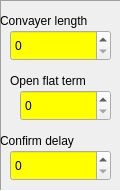
   <widget class="QFrame" name="frame_5">
    <property name="geometry">
     <rect>
      <x>340</x>
      <y>30</y>
      <width>121</width>
      <height>191</height>
     </rect>
    </property>
    <property name="frameShape">
     <enum>QFrame::Panel</enum>
    </property>
    <property name="frameShadow">
     <enum>QFrame::Sunken</enum>
    </property>
    <widget class="QLabel" name="label_21">
     <property name="geometry">
      <rect>
       <x>0</x>
       <y>10</y>
       <width>131</width>
       <height>21</height>
      </rect>
     </property>
     <property name="text">
      <string>Convayer length</string>
     </property>
    </widget>
    <widget class="QSpinBox" name="spinBoxConveyerLength">
     <property name="geometry">
      <rect>
       <x>10</x>
       <y>30</y>
       <width>101</width>
       <height>31</height>
      </rect>
     </property>
     <property name="palette">
      <palette>
       <active>
        <colorrole role="Base">
         <brush brushstyle="SolidPattern">
          <color alpha="255">
           <red>255</red>
           <green>255</green>
           <blue>0</blue>
          </color>
         </brush>
        </colorrole>
       </active>
       <inactive>
        <colorrole role="Base">
         <brush brushstyle="SolidPattern">
          <color alpha="255">
           <red>255</red>
           <green>255</green>
           <blue>0</blue>
          </color>
         </brush>
        </colorrole>
       </inactive>
       <disabled>
        <colorrole role="Base">
         <brush brushstyle="SolidPattern">
          <color alpha="255">
           <red>240</red>
           <green>240</green>
           <blue>240</blue>
          </color>
         </brush>
        </colorrole>
       </disabled>
      </palette>
     </property>
     <property name="autoFillBackground">
      <bool>true</bool>
     </property>
     <property name="maximum">
      <number>65535</number>
     </property>
    </widget>
    <widget class="QLabel" name="label_22">
     <property name="geometry">
      <rect>
       <x>10</x>
       <y>70</y>
       <width>121</width>
       <height>21</height>
      </rect>
     </property>
     <property name="text">
      <string>Open flat term</string>
     </property>
    </widget>
    <widget class="QSpinBox" name="spinBoxGateOpenTerm">
     <property name="geometry">
      <rect>
       <x>20</x>
       <y>90</y>
       <width>91</width>
       <height>31</height>
      </rect>
     </property>
     <property name="palette">
      <palette>
       <active>
        <colorrole role="Base">
         <brush brushstyle="SolidPattern">
          <color alpha="255">
           <red>255</red>
           <green>255</green>
           <blue>0</blue>
          </color>
         </brush>
        </colorrole>
       </active>
       <inactive>
        <colorrole role="Base">
         <brush brushstyle="SolidPattern">
          <color alpha="255">
           <red>255</red>
           <green>255</green>
           <blue>0</blue>
          </color>
         </brush>
        </colorrole>
       </inactive>
       <disabled>
        <colorrole role="Base">
         <brush brushstyle="SolidPattern">
          <color alpha="255">
           <red>240</red>
           <green>240</green>
           <blue>240</blue>
          </color>
         </brush>
        </colorrole>
       </disabled>
      </palette>
     </property>
     <property name="autoFillBackground">
      <bool>true</bool>
     </property>
     <property name="maximum">
      <number>1023</number>
     </property>
    </widget>
    <widget class="QSpinBox" name="spinBoxDelayedCountForStack">
     <property name="geometry">
      <rect>
       <x>10</x>
       <y>150</y>
       <width>101</width>
       <height>31</height>
      </rect>
     </property>
     <property name="palette">
      <palette>
       <active>
        <colorrole role="Base">
         <brush brushstyle="SolidPattern">
          <color alpha="255">
           <red>255</red>
           <green>255</green>
           <blue>0</blue>
          </color>
         </brush>
        </colorrole>
       </active>
       <inactive>
        <colorrole role="Base">
         <brush brushstyle="SolidPattern">
          <color alpha="255">
           <red>255</red>
           <green>255</green>
           <blue>0</blue>
          </color>
         </brush>
        </colorrole>
       </inactive>
       <disabled>
        <colorrole role="Base">
         <brush brushstyle="SolidPattern">
          <color alpha="255">
           <red>240</red>
           <green>240</green>
           <blue>240</blue>
          </color>
         </brush>
        </colorrole>
       </disabled>
      </palette>
     </property>
     <property name="autoFillBackground">
      <bool>true</bool>
     </property>
     <property name="maximum">
      <number>65535</number>
     </property>
    </widget>
    <widget class="QLabel" name="label_31">
     <property name="geometry">
      <rect>
       <x>0</x>
       <y>130</y>
       <width>131</width>
       <height>21</height>
      </rect>
     </property>
     <property name="text">
      <string>Confirm delay</string>
     </property>
    </widget>
   </widget>
